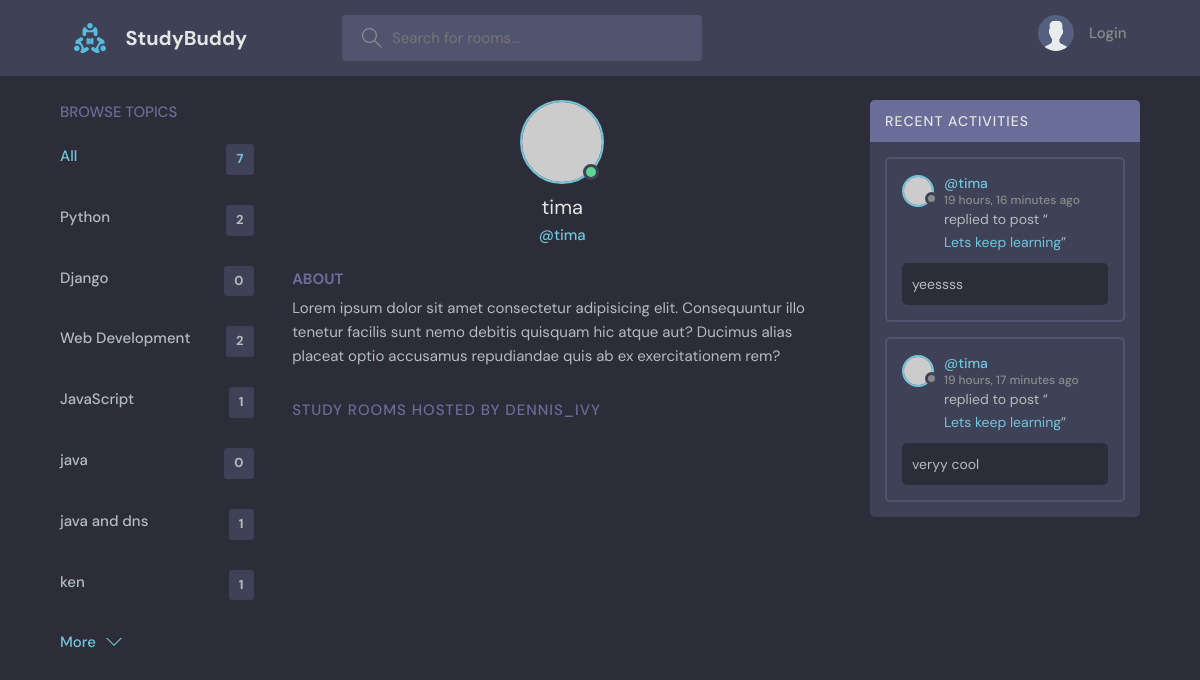
The page /profile/4/ on the database its author committed.
### base/models.py (models this page shows, shortened)
class Topic(models.Model):
    name = models.CharField(max_length=200)

class Message(models.Model):
    user = models.ForeignKey(User, on_delete=models.CASCADE)
    room = models.ForeignKey(Room, on_delete=models.CASCADE)
    body = models.TextField()
    updated = models.DateTimeField(auto_now=True)
    created = models.DateTimeField(auto_now_add=True)
    class Meta:
        ordering = ['-updated', '-created']

class Room(models.Model):
    host = models.ForeignKey(User, on_delete=models.SET_NULL, null=True)
    topic = models.ForeignKey(Topic, on_delete=models.SET_NULL, null=True)
    name = models.CharField(max_length=200)
    description = models.TextField(null=True, blank=True)
    participants = models.ManyToManyField(User, related_name='participants', blank=True)
    updated = models.DateTimeField(auto_now=True)
    created = models.DateTimeField(auto_now_add=True)
    class Meta:
        ordering = ['-updated', '-created']
    def __str__(self):
        return self.name

### base/views.py (the view)
# urls.py: path('profile/<str:pk>/', views.userProfile, name='user-profile'),
def userProfile(request, pk):
    user = User.objects.get(id=pk)
    rooms = user.room_set.all()
    room_messages = user.message_set.all()
    topics = Topic.objects.all()
    context = {'user': user, 'rooms': rooms, 'room_messages': room_messages, 'topics': topics}
    return render(request, 'base/profile.html', context)

### base/templates/base/profile.html (shortened to what this page needs)
{% extends 'main.html' %}
{% block content %}
<main class="profile-page layout layout--3">
    <div class="container">
      {% include 'base/topics_component.html' %}
      <div class="roomList">
        <div class="profile">
          <div class="profile__avatar">
            <div class="avatar avatar--large active">
              <img src="https://randomuser.me/api/portraits/men/11.jpg" />
            </div>
          </div>
          <div class="profile__info">
            <h3>{{user.username}}</h3>
            <p>@{{user.username}}</p>
          </div>
          <div class="profile__about">
            <h3>About</h3>
            <p>
              Lorem ipsum dolor sit amet consectetur adipisicing elit. Consequuntur illo tenetur
              facilis sunt nemo debitis quisquam hic atque aut? Ducimus alias placeat optio
              accusamus repudiandae quis ab ex exercitationem rem?
            </p>
          </div>
        </div>
        <div class="roomList__header">
          <div>
            <h2>Study Rooms Hosted by dennis_ivy</a>
            </h2>
          </div>
        </div>
      </div>
      {% include 'base/activity_component.html' %}
    </div>
  </main>
{% endblock content %}

### base/templates/base/topics_component.html
<div class="topics">
    <div class="topics__header">
      <h2>Browse Topics</h2>
    </div>
    <ul class="topics__list">
      <li>
        <a href="{% url 'home' %}" class="active">All <span>{{topics.count}}</span></a>
      </li>
      {% for topic in topics %}
      <li>
        <a href="{% url 'home' %}?q={{topic.name}}">{{topic.name}}<span>{{topic.room_set.all.count}}</span></a>
      </li>
      {% endfor %}
    </ul>
    <a class="btn btn--link" href="topics.html">
      More
      <svg version="1.1" xmlns="http://www.w3.org/2000/svg" width="32" height="32" viewBox="0 0 32 32">
        <title>chevron-down</title>
        <path d="M16 21l-13-13h-3l16 16 16-16h-3l-13 13z"></path>
      </svg>
    </a>
  </div>

### base/templates/base/activity_component.html (shortened to what this page needs)
<div class="activities">
    <div class="activities__header">
      <h2>Recent Activities</h2>
    </div>
    {% for message in room_messages %}
    <div class="activities__box">
      <div class="activities__boxHeader roomListRoom__header">
        <a href="{% url 'user-profile' message.user.id %}" class="roomListRoom__author">
          <div class="avatar avatar--small">
            <img src="https://randomuser.me/api/portraits/women/11.jpg" />
          </div>
          <p>
            @{{message.user}}
            <span>{{message.created|timesince}} ago</span>
          </p>
        </a>
      </div>
      <div class="activities__boxContent">
        <p>replied to post “<a href="{% url 'room' message.room.id %}">{{message.room}}</a>”</p>
        <div class="activities__boxRoomContent">
         {{message.body}}
        </div>
      </div>
    </div>
    {% endfor %}
  </div>

### rows shown on the page
Topic: name "Python", room_set.all.count "2"
Topic: name "Django", room_set.all.count "0"
Topic: name "Web Development", room_set.all.count "2"
Topic: name "JavaScript", room_set.all.count "1"
Topic: name "java", room_set.all.count "0"
Topic: name "java and dns", room_set.all.count "1"
Topic: name "ken", room_set.all.count "1"
Message: user "tima", created "19 hours, 16 minutes", room "Lets keep learning", body "yeessss"
Message: user "tima", created "19 hours, 17 minutes", room "Lets keep learning", body "veryy cool"

### other values the page prints
{{ topics.count }} "7"
{{ user.username }} "tima"
